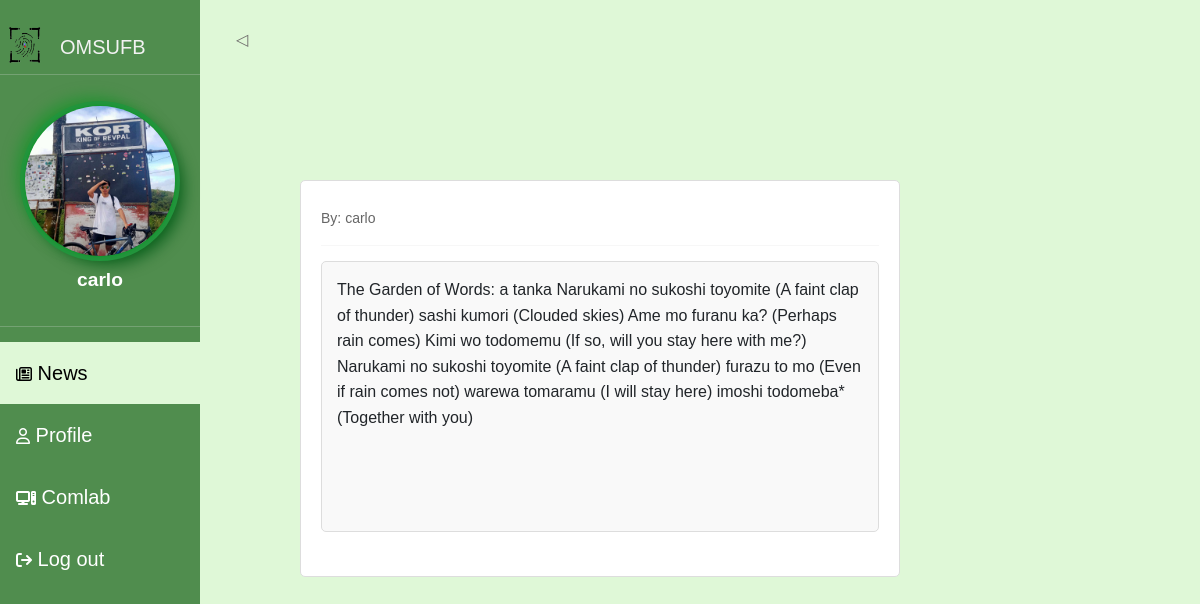
Screenshot of /Details/57 (signed in) with the database file from the repository.
### webapp/models.py (models this page shows, shortened)
class UserProfile(models.Model):
    user = models.OneToOneField(User, on_delete=models.CASCADE)
    profile_picture = models.ImageField(upload_to='profile_pictures/', null=True, blank=True)

class Post(models.Model):
    title = models.CharField(max_length=255)
    author = models.ForeignKey(User, on_delete=models.CASCADE)
    body = models.TextField(blank=True)  # Allow the body field to be empty
    created_at = models.DateTimeField(default=timezone.now)
    image = models.ImageField(upload_to='profile_pics', null=True, blank=True)

### webapp/views.py (the view)
# urls.py: path('Details/<int:pk>', views.Details, name='details'),
def Details(request,pk):
    post = Post.objects.get(pk=pk)
    return render(request,'pages/post_detail.html',{'post':post})

### webapp/templates/pages/post_detail.html (shortened to what this page needs)
{% extends 'pages/index.html' %}
{% load static %}
{% block content %}
<link rel="stylesheet" href="{% static 'css/post_detail.css' %}">
<div class="sidebar">
    <div class="logo">
        <img src="{% static 'image/logoams.png' %}" height="50px" width="50px" alt="CVSU logo">
        <h5>OMSUFB</h5>
        <hr>
    </div>
  <br><br><br>
    <div class="user-info">
        {% if user.is_authenticated %}
            <div class="profile-container-sidebar">
                {% if user.userprofile.profile_picture %}
                    <img src="{{ user.userprofile.profile_picture.url }}" alt="Profile Picture" class="profile-pic">
                {% else %}
                    <img src="{% static 'image/usericon.png' %}" alt="Default Profile Picture" class="profile-pic">
                {% endif %}
                <p class="user-name">{{ user.username }}</p>
            </div>
        {% endif %}
        <hr>
    </div>
    <a style="background-color:#dff8d7; color: black;" href="{% url 'user_data' %}" ><i class="fa-regular fa-newspaper"></i><span class="navlink"> News</span></a>
    <a href="{% url 'userEmp' %}" {% if request.path == '/userEmp/' %}class="active"{% endif %}><i class="fa-regular fa-user"></i><span class="navlink" > Profile</span></a>
    <a href="{% url 'Icomlab' %}" {% if request.path == '/Icomlab/' %}class="active"{% endif %}><i class="fa-solid fa-computer"></i><span class="navlink"> Comlab</span></a>
    <a href="{% url 'logout' %}" {% if request.path == '/logout/' %}class="active"{% endif %}><i class="fa-solid fa-arrow-right-from-bracket"></i><span class="navlink"> Log out</span></a>
  </div>
</head>
<body>
    <a href="{% url 'user_data' %}" class="back-button">◁</a>
    <div class="post-container">
        <small>By: {{ post.author }}</small><br>
        <hr>
        <div class="post-body">
            {{ post.body }}
        </div>
        <br>
    </div>
</body>
{% endblock %}

### webapp/static/css/post_detail.css (style rules this page uses)
html,body { background-color: #dff8d7; }
* { font-family: Arial, Helvetica, sans-serif; }
.sidebar { width: 200px; height: 100vh; position: fixed; background:#508D4E; transition: all 0.3s ease; z-index: 1000; padding-top: 20px; margin: -20px 0 0 -20px; }
.sidebar a { display: block; color: white; padding: 16px; text-decoration: none; }
.logo h5 { margin-left: 60px; color: #f2f2f2; margin-top: -35px; }
a span.navlink { font-size: 20px; }
span { font-size: 10px; }
.profile-container-sidebar { display: flex; align-items: center; flex-direction: column; }
.profile-pic { width: 150px; height: 150px; border-radius: 50%; object-fit: cover; margin-top: -60px; box-shadow: 0px 0px 3px #03981e, 0px 0px 0px 5px #22943c, 8px 8px 15px rgba(3, 92, 23, 0.942), -8px -8px 15px rgba(3, 152, 30, 0.563); }
.user-info { margin-top: 4px; }
.user-info .user-name { font-weight: bold; font-size: 1.2rem; color: #ffffff; margin-top: 10px; white-space: nowrap; overflow: hidden; text-overflow: ellipsis; }
body { font-family: Arial, sans-serif; padding: 20px; }
.post-container { max-width: 600px; margin: 120px auto; border: 1px solid #ddd; border-radius: 5px; padding: 20px; background-color: #fff; }
small { color: #666; }
hr { margin: 15px 0; border: none; border-top: 1px solid #ddd; }
.post-body { line-height: 1.6; padding: 15px; padding-bottom: 100px; border: 1px solid #ddd; border-radius: 5px; background-color: #f9f9f9; }
.back-button { display: inline-block; padding: 8px 16px; color: #6d6a6a; text-decoration: none; border-radius: 5px; transition: background-color 0.3s; margin-left: 200px; }

### rows the page displays
Post: author "carlo", body "The Garden of Words: a tanka Narukami no sukoshi toyomite (A faint clap of thunder) sashi kumori (Clouded skies) Ame mo furanu ka? (Perhaps rain comes) Kimi wo todomemu (If so, will you stay here with me?) Narukami no sukoshi toyomite (A faint clap of thunder) furazu to mo (Even if rain comes not) warewa tomaramu (I will stay here) imoshi todomeba* (Together with you)"
